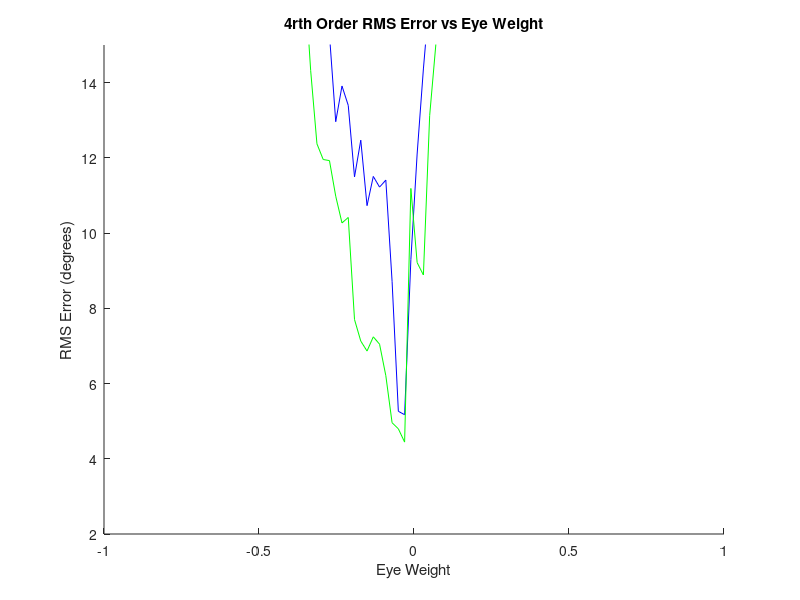
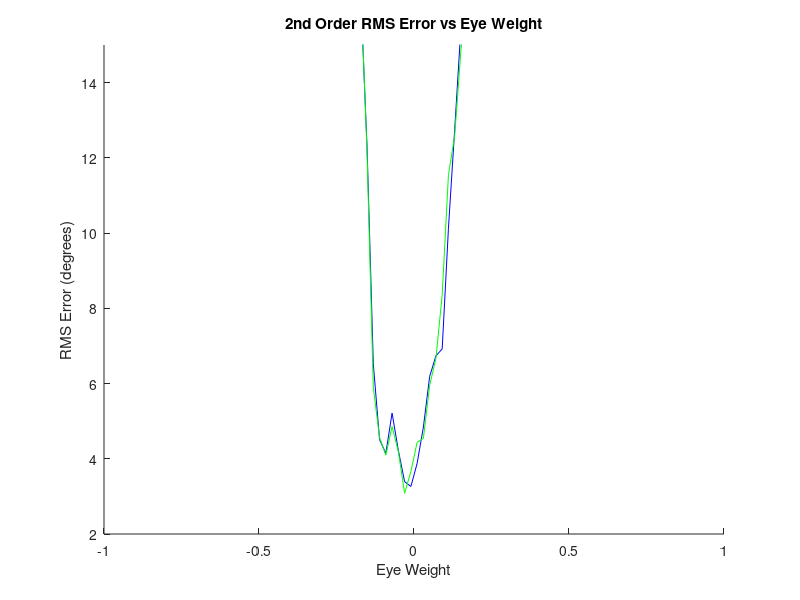

Here is the MATLAB script that generated these plots, in order:
%% Afric_Sim_test_ESPRIT
clc;clear;
%% Initializations
alpha = 1; %ground weighting factor
beta = 1;   %veg weighting factor

Pol_ground_2 = [1;1;0]/sqrt(2);
Pol_ground_4 = [1;1;0;1;0;0]/sqrt(3); %ground
Pol_vegetation_2 = [1;1;1]/sqrt(3);
Pol_vegitation_4 = [1;1;1;1;1;1]/sqrt(6); %vegitation

G_O = 20;
V_O = 60;
ground_offset = G_O*pi/180; % ground interferomitry offset
vegetation_offset = V_O*pi/180;    % veg interferomitry offset

Averaged_samples = 100;
Window_optimal = 81;    %size of window

eye_distribution = 100;
eye_weight = linspace(-1,1,eye_distribution);

ground_angle_4 = zeros(eye_distribution,1);
ground_angle_2 = zeros(eye_distribution,1);

vegitation_angle_4 = zeros(eye_distribution,1);
vegitation_angle_2 = zeros(eye_distribution,1);

SNR = 10;
Noise = (10^(-SNR/20))/sqrt(3);

%% Matrix Construction
for eye_sample = (1:length(eye_weight));
    for unusedvariable = 1:Averaged_samples
   %% Signal Construction
        
        g =  Pol_ground_2*exp(1i*2*pi*rand(1,Window_optimal));
        v =  Pol_vegetation_2*exp(1i*2*pi*rand(1,Window_optimal));
        
        s1 = alpha*g + beta*v;
        s2 = alpha*exp(1i*ground_offset)*g + beta*exp(1i*vegetation_offset)*v;
        
        s1_Noise = s1 + Noise*sqrt(-2*log(1-rand(3,Window_optimal))).*exp(1i*2*pi*rand(3,Window_optimal));
        s2_Noise = s2 + Noise*sqrt(-2*log(1-rand(3,Window_optimal))).*exp(1i*2*pi*rand(3,Window_optimal));
        
        index=[1 1
            2 2
            3 3
            1 2
            1 3
            2 3];
        
        S1_2 = [s1_Noise(1,:)
            s1_Noise(2,:)
            s1_Noise(3,:)];
        
        S2_2 = [s2_Noise(1,:)
            s2_Noise(2,:)
            s2_Noise(3,:)];
        
        S1_4 = [s1_Noise(1,:).*s1_Noise(1,:)
            s1_Noise(2,:).*s1_Noise(2,:)
            s1_Noise(3,:).*s1_Noise(3,:)
            s1_Noise(1,:).*s1_Noise(2,:)
            s1_Noise(1,:).*s1_Noise(3,:)
            s1_Noise(2,:).*s1_Noise(3,:)];
        
        S2_4 = [s2_Noise(1,:).*s2_Noise(1,:)
            s2_Noise(2,:).*s2_Noise(2,:)
            s2_Noise(3,:).*s2_Noise(3,:)
            s2_Noise(1,:).*s2_Noise(2,:)
            s2_Noise(1,:).*s2_Noise(3,:)
            s2_Noise(2,:).*s2_Noise(3,:)];
        
        R1_4 = S1_4*S1_4'/Window_optimal;
        R2_4 = S1_4*S2_4'/Window_optimal;
        
        R1_2 = S1_2*S1_2'/Window_optimal;
        R2_2 = S1_2*S2_2'/Window_optimal;
 %% Second ORder stats       
        [eigenvec_2,eigenval_2] = eig((pinv(R1_2 + eye_weight(eye_sample)*eye(3)))*R2_2);
        
        polfilter_2 = abs(Pol_ground_2'*eigenvec_2);
        [~,srt_2] = sort(polfilter_2,'descend');
        ground_angle_2(eye_sample) = ground_angle_2(eye_sample)...
            + ((ground_offset - abs(angle(eigenval_2(srt_2(1),srt_2(1)))))^2)/Averaged_samples;
        
        polfilter_2 = abs(Pol_vegetation_2'*eigenvec_2);
        [~,srt_2] = sort(polfilter_2,'descend');
        vegitation_angle_2(eye_sample) = vegitation_angle_2(eye_sample)...
            + ((vegetation_offset - abs(angle(eigenval_2(srt_2(1),srt_2(1)))))^2)/Averaged_samples;
        %% Fourth Order Statistics
        [eigenvec_4,eigenval_4] = eig((pinv(R1_4 + eye_weight(eye_sample)*eye(6)))*R2_4);
                
        polfilter_4 = abs(Pol_ground_4'*eigenvec_4);
        [~,srt_4] = sort(polfilter_4,'descend');
        ground_angle_4(eye_sample) = ground_angle_4(eye_sample)...
            + ((ground_offset - abs(0.5*angle(eigenval_4(srt_4(1),srt_4(1)))))^2)/Averaged_samples;
        
        polfilter_4 = abs(Pol_vegitation_4'*eigenvec_4);
        [~,srt_4] = sort(polfilter_4,'descend');
        vegitation_angle_4(eye_sample) = vegitation_angle_4(eye_sample)...
            + ((vegetation_offset - abs(0.5*angle(eigenval_4(srt_4(1),srt_4(1)))))^2)/Averaged_samples;
        
    end
end

ground_angle_4 = sqrt(ground_angle_4)*180/pi;
ground_angle_2 = sqrt(ground_angle_2)*180/pi;
vegitation_angle_4 = sqrt(vegitation_angle_4)*180/pi;
vegitation_angle_2 = sqrt(vegitation_angle_2)*180/pi;

%% Plotting Results

figure(1);
hold on;
title('4rth Order RMS Error vs Eye Weight');
xlabel('Eye Weight');ylabel('RMS Error (degrees)');
plot(eye_weight,(ground_angle_4),'b');
plot(eye_weight,(vegitation_angle_4),'g');
axis([-1,1,2,15]);
hold off

figure(2);
hold on;
title('2nd Order RMS Error vs Eye Weight');
xlabel('Eye Weight');ylabel('RMS Error (degrees)');
plot(eye_weight,(ground_angle_2),'b');
plot(eye_weight,(vegitation_angle_2),'g');
axis([-1,1,2,15]);
hold off;
